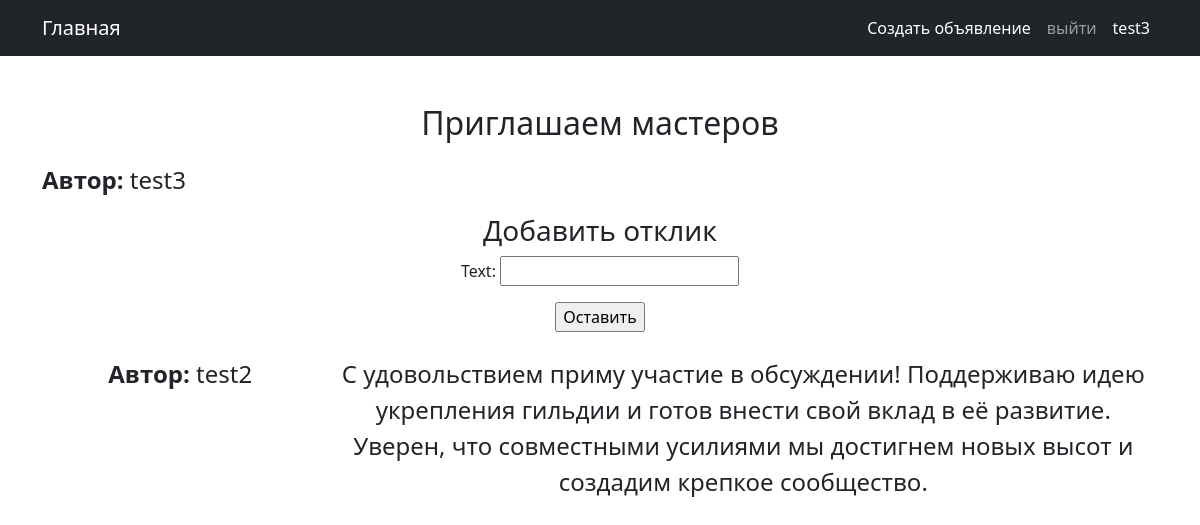
/ad/7 (signed in), run on the app's committed database.
### notice/models.py (models this page shows, shortened)
class Ad(models.Model):
    user = models.ForeignKey(User, on_delete=models.CASCADE)
    category = models.ForeignKey(Category, on_delete=models.CASCADE)
    heading = models.CharField(max_length=255, unique=True)
    text = RichTextUploadingField()
    time_in = models.DateTimeField(auto_now_add=True)
    class Meta:
        verbose_name = 'Объявление'
        verbose_name_plural = 'Объявления'

class Comment(models.Model):
    STATUS_CHOICES = (("pending","на рассмотрении"),("accept","принят"),("reject","отклонен"))
    ad = models.ForeignKey(Ad, on_delete=models.CASCADE)
    user = models.ForeignKey(User, on_delete=models.CASCADE)
    text = models.CharField(max_length=255)
    time_create = models.DateTimeField(auto_now_add=True)
    status = models.CharField(max_length=20, choices=STATUS_CHOICES, default="pending")
    class Meta:
        verbose_name = 'Отклик'
        verbose_name_plural = 'Отклики'

### notice/views.py (the view, shortened to what this page needs)
# urls.py: path('<int:pk>', AdDetail.as_view() ,name='ad_detail'),
class AdDetail(LoginRequiredMixin,DetailView):
    model = Ad
    context_object_name = 'ad'
    template_name = 'ad/ad_detail.html'
    def get_context_data(self, **kwargs):
        context = super().get_context_data(**kwargs)
        context['form'] = CommentForm()
        return context

### notice/forms.py
class CommentForm(ModelForm):
    class Meta:
        model = Comment
        fields = ['text']

### templates/ad/ad_detail.html (shortened to what this page needs)
{% extends 'flatpages/default.html' %}
{% block content %}
<div style="margin-bottom: 20px;">
    <h2>{{ad.heading}}</h2>
</div>
<div style="display: flex; align-items: flex-start;">
    <div style="flex: 1; margin-right: 10px;">
        <div style="display: flex; flex-direction: column; align-items: flex-start;">
            <p style="font-size: 1.5em;"><strong>Автор:</strong> {{ad.user}}</p>
        </div>
    </div>
    <div style="flex: 3;">
    </div>
</div>
<h3>Добавить отклик</h3>
<form action="" method="post">
    {{ form.as_p }}
    <input type="submit" value="Оставить">
</form>
<br>
<div style="display: flex; flex-direction: column;">
    {% if ad.comment_set.all %}
        {% for comment in ad.comment_set.all %}
        <div style="display: flex; align-items: flex-start; margin-bottom: 10px;">
            <div style="flex: 1; margin-right: 10px;">
                <p style="font-size: 1.5em;"><strong>Автор:</strong> {{comment.user}}</p>
            </div>
            <div style="flex: 3;">
                <p style="font-size: 1.5em;">{{comment.text}}</p>
            </div>
        </div>
        {% endfor %}
    {% else %}
        <h4>Откликов пока нет</h4>
    {% endif %}
</div>
{% endblock content %}

### templates/flatpages/default.html (shortened to what this page needs)
<!DOCTYPE html>
<html lang="en">
    <head>
        {% load static %}
        <link href="{% static 'css/styles.css' %}" rel="stylesheet" />
    </head>
    <body>
        <nav class="navbar navbar-expand-lg navbar-dark bg-dark">
            <div class="container">
                <a class="navbar-brand" href="{% url 'ad_list' %}">Главная</a>
                <div class="collapse navbar-collapse" id="navbarSupportedContent">
                    <ul class="navbar-nav ms-auto mb-2 mb-lg-0">
                        <li class="nav-item"><a class="nav-link active" aria-current="page" href="{% url 'create'  %}">Создать объявление</a></li>
                        {% if request.user.is_authenticated %}
                        <li class="nav-item"><a class="nav-link" href="/accounts/logout/">выйти</a></li>
                        {% else %}
                        <li class="nav-item"><a class="nav-link" href="{% url 'account_login' %}">войти</a></li>
                        {% endif %}
                        <li class="nav-item"><a class="nav-link active" aria-current="page" href="{% url 'profile'  %}">{{user.username}}</a></li>
                    </ul>
                </div>
            </div>
        </nav>
        <div class="container">
            <div class="text-center mt-5">
                {% block content %}{% endblock content %}
            </div>
        </div>
    </body>
</html>

### data on the page
Ad: heading "Приглашаем мастеров", user "test3"
Comment: user "test2", text "С удовольствием приму участие в обсуждении! Поддерживаю идею укрепления гильдии и готов внести свой вклад в её развитие. Уверен, что совместными усилиями мы достигнем новых высот и создадим крепкое сообщество."

### other printed values
{{ user.username }} "test3"
